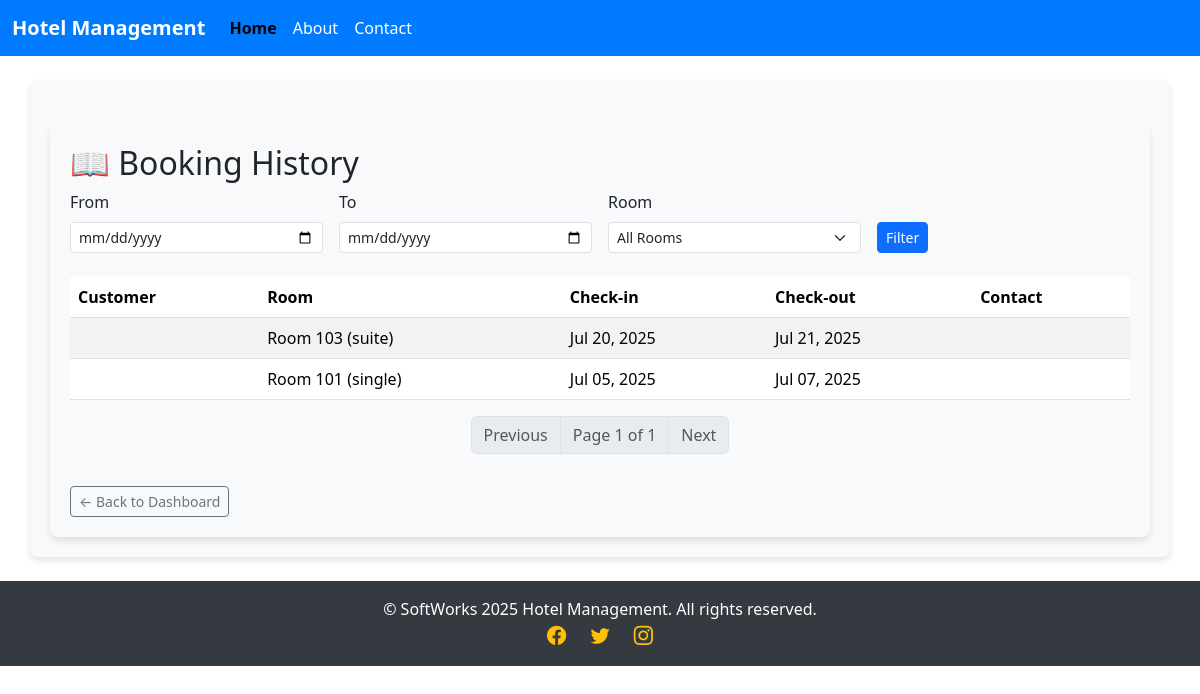
Page /bookings/history/ (signed in) on the committed database.
### hotel/models.py (models this page shows, shortened)
class Booking(models.Model):
    PAYMENT_STATUSES = [
        ('pending', 'Pending'),
        ('paid', 'Paid'),
        ('failed', 'Failed'),
        ('refunded', 'Refunded'),
    ]
    guest = models.ForeignKey(Guest, on_delete=models.CASCADE, related_name='bookings')
    room = models.ForeignKey(Room, on_delete=models.CASCADE, related_name='bookings')
    check_in = models.DateField()
    check_out = models.DateField()
    total_price = models.DecimalField(max_digits=10, decimal_places=2, blank=True, null=True)  # Allow blank for auto-computation
    payment_status = models.CharField(
        max_length=10,
        choices=PAYMENT_STATUSES,
        default='pending'
    )
    created_at = models.DateTimeField(auto_now_add=True)
    is_checked_in = models.BooleanField(default=False)  # Added field for check-in status

class Room(models.Model):
    ROOM_TYPES = (
        ('single', 'Single'),
        ('double', 'Double'),
        ('suite', 'Suite'),
    )
    number = models.CharField(max_length=10)
    room_type = models.CharField(max_length=10, choices=ROOM_TYPES)
    capacity = models.IntegerField()
    price = models.DecimalField(max_digits=10, decimal_places=2)
    is_available = models.BooleanField(default=True)
    def __str__(self):
        return f"Room {self.number} ({self.room_type})"

### hotel/views.py (the view)
# urls.py: path('bookings/history/', views.booking_history, name='booking_history'),
@login_required
def booking_history(request):
    bookings = Booking.objects.select_related('room').all()
    rooms = Room.objects.all()
    start_date = request.GET.get('start_date')
    end_date = request.GET.get('end_date')
    room_id = request.GET.get('room_id')
    if start_date:
        bookings = bookings.filter(check_in__gte=start_date)
    if end_date:
        bookings = bookings.filter(check_out__lte=end_date)
    if room_id:
        bookings = bookings.filter(room_id=room_id)
    paginator = Paginator(bookings.order_by('-check_in'), 10)
    page_number = request.GET.get('page')
    page_obj = paginator.get_page(page_number)
    return render(request, 'hotel/booking_history.html', {
        'page_obj': page_obj,
        'rooms': rooms,
        'start_date': start_date,
        'end_date': end_date,
        'selected_room': int(room_id) if room_id else None,
    })

### hotel/templates/hotel/booking_history.html (shortened to what this page needs)
{% extends 'hotel/base.html' %}
{% block content %}
<div class="container mt-4">
    <h2>📖 Booking History</h2>
    <form method="get" class="row g-3 mb-4">
        <div class="col-md-3">
            <label class="form-label">From</label>
            <input type="date" name="start_date" value="{{ start_date }}" class="form-control form-control-sm">
        </div>
        <div class="col-md-3">
            <label class="form-label">To</label>
            <input type="date" name="end_date" value="{{ end_date }}" class="form-control form-control-sm">
        </div>
        <div class="col-md-3">
            <label class="form-label">Room</label>
            <select name="room_id" class="form-select form-select-sm">
                <option value="">All Rooms</option>
            </select>
        </div>
        <div class="col-md-3 d-flex align-items-end">
            <button type="submit" class="btn btn-primary btn-sm">Filter</button>
        </div>
    </form>
    {% if page_obj.object_list %}
    <table class="table table-striped mt-3">
        <thead>
            <tr>
                <th>Customer</th>
                <th>Room</th>
                <th>Check-in</th>
                <th>Check-out</th>
                <th>Contact</th>
            </tr>
        </thead>
        <tbody>
            {% for booking in page_obj %}
                <tr>
                    <td>{{ booking.customer_name }}</td>
                    <td>{{ booking.room }}</td>
                    <td>{{ booking.check_in|date:"M d, Y" }}</td>
                    <td>{{ booking.check_out|date:"M d, Y" }}</td>
                    <td>{{ booking.contact }}</td>
                </tr>
            {% endfor %}
        </tbody>
    </table>
    <nav>
        <ul class="pagination justify-content-center">
            {% if page_obj.has_previous %}
                <li class="page-item">
                    <a class="page-link" href="?{% if start_date %}start_date={{ start_date }}&{% endif %}{% if end_date %}end_date={{ end_date }}&{% endif %}{% if selected_room %}room_id={{ selected_room }}&{% endif %}page={{ page_obj.previous_page_number }}">Previous</a>
                </li>
            {% else %}
                <li class="page-item disabled"><span class="page-link">Previous</span></li>
            {% endif %}
            <li class="page-item disabled">
                <span class="page-link">Page {{ page_obj.number }} of {{ page_obj.paginator.num_pages }}</span>
            </li>
            {% if page_obj.has_next %}
                <li class="page-item">
                    <a class="page-link" href="?{% if start_date %}start_date={{ start_date }}&{% endif %}{% if end_date %}end_date={{ end_date }}&{% endif %}{% if selected_room %}room_id={{ selected_room }}&{% endif %}page={{ page_obj.next_page_number }}">Next</a>
                </li>
            {% else %}
                <li class="page-item disabled"><span class="page-link">Next</span></li>
            {% endif %}
        </ul>
    </nav>
    {% else %}
        <div class="alert alert-info mt-4">No bookings found.</div>
    {% endif %}
    <a href="{% url 'dashboard' %}" class="btn btn-outline-secondary btn-sm mt-3">← Back to Dashboard</a>
</div>
{% endblock %}

### hotel/templates/hotel/base.html (style rules this page uses)
.container { padding: 20px; background-color: #f8f9fa; border-radius: 8px; box-shadow: 0 4px 6px rgba(0, 0, 0, 0.1); }

### rows in the picture
Booking: room "Room 103 (suite)", check_in "Jul 20, 2025", check_out "Jul 21, 2025"
Booking: room "Room 101 (single)", check_in "Jul 05, 2025", check_out "Jul 07, 2025"

### other values in the picture
{{ page_obj.number }} "1"
{{ page_obj.paginator.num_pages }} "1"
